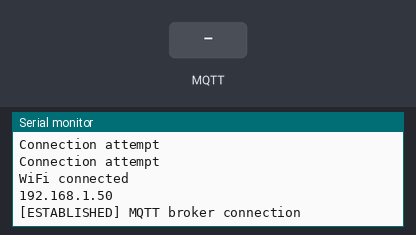
Simulated run of this sketch. Board: ESP32. On the bench: the last lines printed to the serial monitor. The test bench sets the inputs (shaded band). WiFi joins after 1.5 s; servers stay silent unless stated; no MQTT or app messages arrive unless stated.

Above: at 7.7 s.
7.8 s: MQTT message "1" arrives on the first subscribed topic
At 12.3 s:
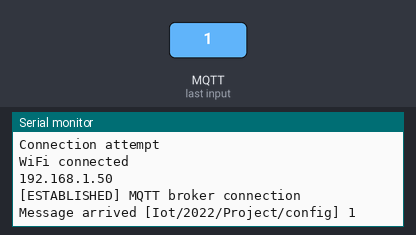
13.0 s: MQTT message "on" arrives on the first subscribed topic
At 17.3 s:
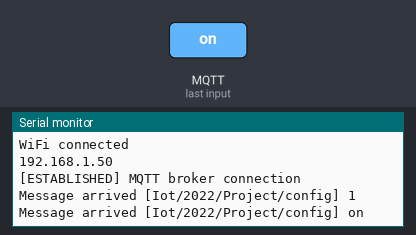
18.0 s: MQTT message "off" arrives on the first subscribed topic
At 22.3 s:
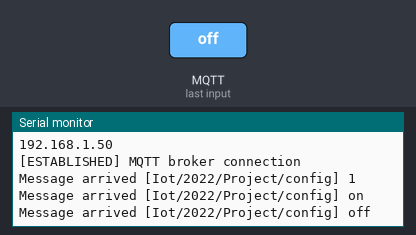

Measured:
- after the input at 7.8 s, the serial monitor: prints a new line after 3.8 s (image 1)
- after the input at 13.0 s, the serial monitor: prints a new line after 3.6 s (image 2)
- after the input at 18.0 s, the serial monitor: prints a new line after 3.6 s (image 3)

The sketch:

mymqtt.ino.ino
```cpp
#include "WiFi.h"
#include <PubSubClient.h>
#include <DHT.h>

#define DHTPIN 15
#define DEFAULT_SENSE_FREQUENCY 5000
#define SERIAL_BAUD_RATE 9600

char* SSID     = "TIM-Salentu";
char* PASS = "ScistiASantuVituETeStizzasti5724_@#";

const char* MQTT_SERVER="broker.emqx.io";
int MQTT_PORT=1883;
const char* MQTT_USER = "";
const char* MQTT_PASSWD = "";
boolean resultMQTT = false;

const char* temp_topic="iotProject2022/temp";
const char* hum_topic="iotProject2022/hum";
const char* config_topic="Iot/2022/Project/config";

DHT dht(DHTPIN, DHT22);
PubSubClient clientMQTT;
WiFiClient clientWiFi;

float tempValue;
float humValue;

void connect() {
  WiFi.begin(SSID, PASS);
  while (WiFi.status() != WL_CONNECTED) {
    Serial.println("Connection attempt");
    delay(500);
  }
  Serial.println("WiFi connected");
  Serial.println(WiFi.localIP());
  delay(5000);
}

void setup() {
  Serial.begin(SERIAL_BAUD_RATE);
  dht.begin();
  connect();
  clientMQTT.setClient(clientWiFi);
  clientMQTT.setServer(MQTT_SERVER,MQTT_PORT);
  clientMQTT.setCallback(callback);
  clientMQTT.setBufferSize(400);
  resultMQTT=false;

  MQTT_connect();
  clientMQTT.subscribe(config_topic);
}

void MQTT_connect(){
  clientMQTT.connect("MYesp32",MQTT_USER,MQTT_PASSWD);
  while(!clientMQTT.connected());
  Serial.println("[ESTABLISHED] MQTT broker connection");

}

void callback(char* topic, byte* payload, unsigned int length) {
  Serial.print("Message arrived [");
  Serial.print(topic);
  Serial.print("] ");
  for (int i=0;i<length;i++) {
    Serial.print((char)payload[i]);
  }
  Serial.println();
}

boolean publishData(const char* topic, float value) {

  if (!clientMQTT.connected())
    MQTT_connect();

  String message=String(value);
  const char* payload=message.c_str();
  return clientMQTT.publish(topic,payload);
}

void loop() {
  /*
  tempValue=dht.readTemperature();
  Serial.println(tempValue);
  resultMQTT=publishData(temp_topic,tempValue);

  humValue=dht.readHumidity();
  Serial.println(humValue);
  resultMQTT=publishData(hum_topic,humValue);


  */
  clientMQTT.loop();
  delay(DEFAULT_SENSE_FREQUENCY);
}
```
